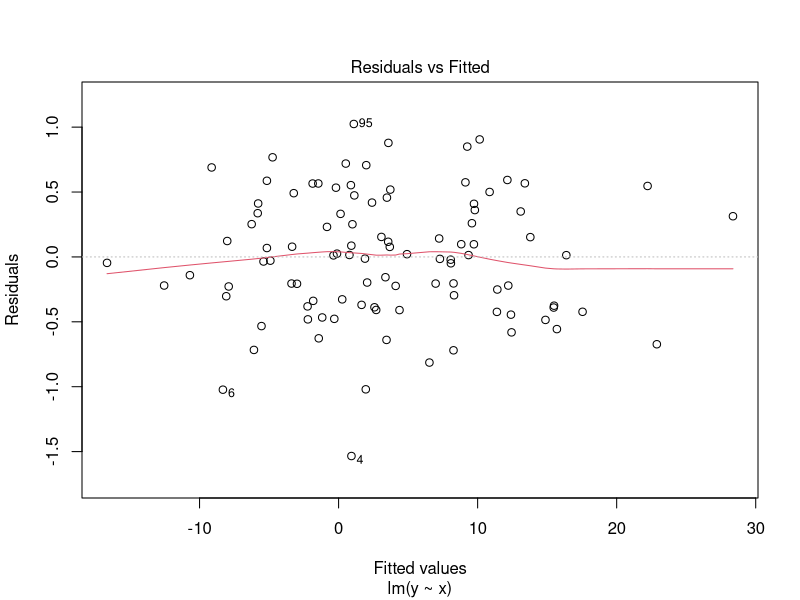
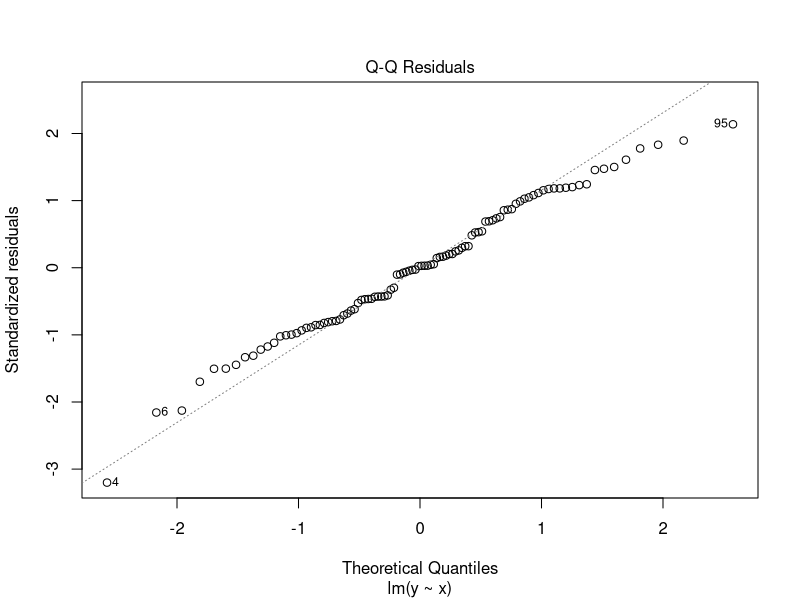
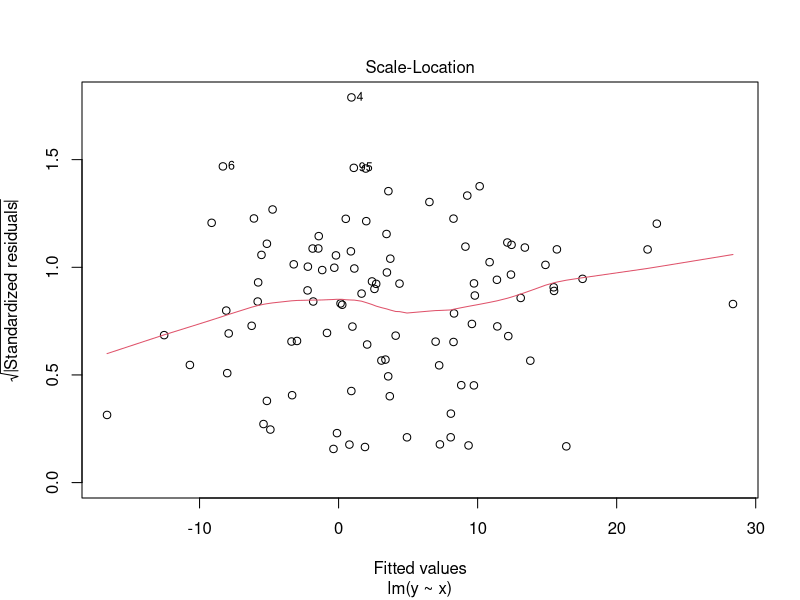
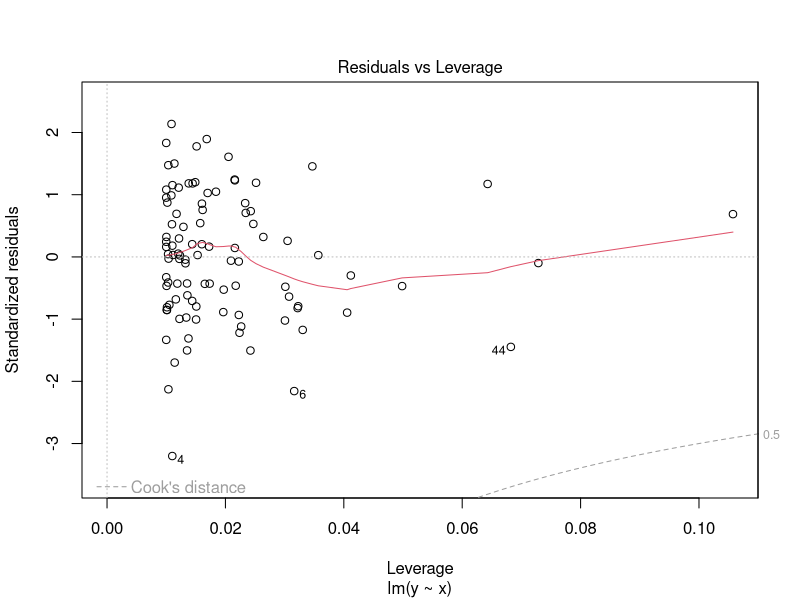
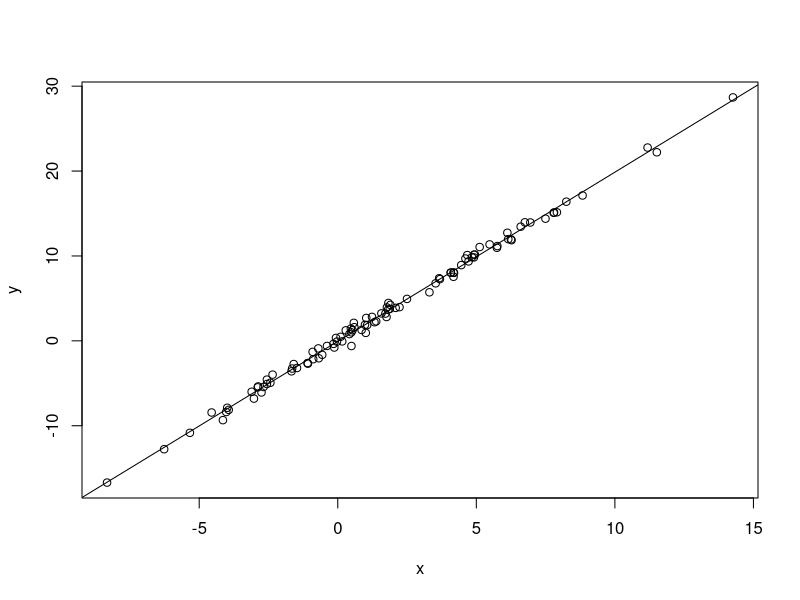

Here is the R script that generated these plots, in order:
dim(available.packages())

x <- rnorm(100, mean=2, sd=4)
y <- 2 * x  + rnorm(100, mean=0, sd=0.5)

lm(y~x)

mm <- lm(y~x)

summary(mm)
plot(mm)

plot(x,y)
abline(mm)


str(mm)

